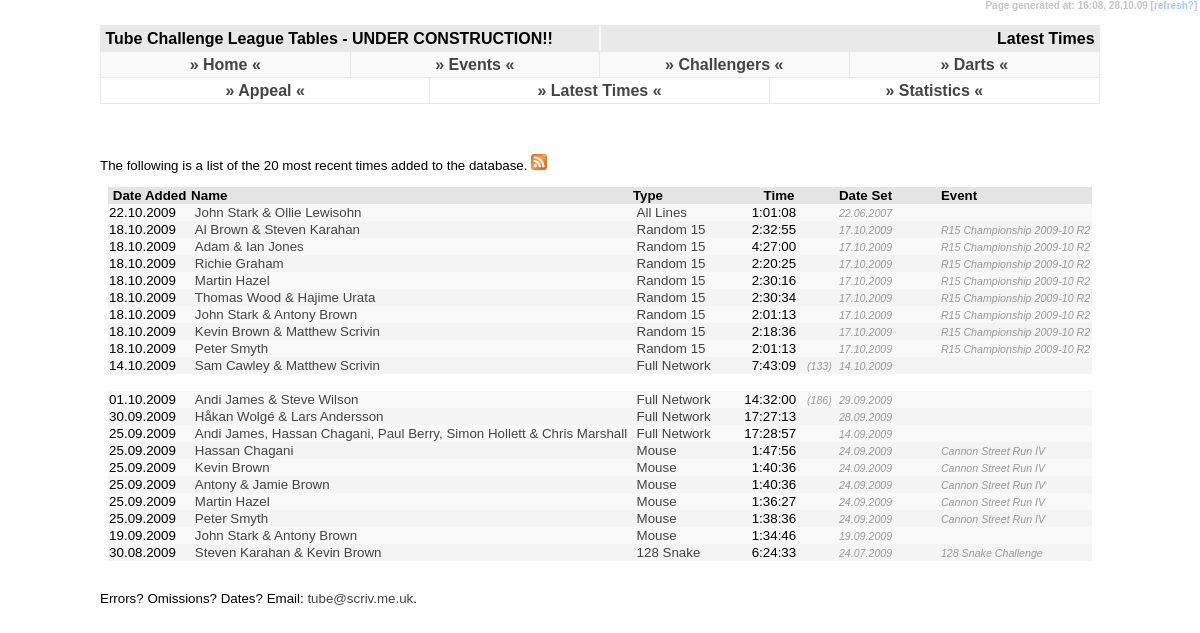
/latest/index.php, run on the app's committed database.
### tables this page shows
CREATE TABLE `tc_data` (
  `tc_challenge` char(3) NOT NULL,
  `tc_name` varchar(255) NOT NULL,
  `tc_hours` tinyint(2) NOT NULL default '0',
  `tc_mins` tinyint(2) NOT NULL default '0',
  `tc_sec` tinyint(2) NOT NULL default '0',
  `tc_event` varchar(255) default NULL,
  `tc_date` date default NULL,
  `tc_fn_station_count` smallint(4) default NULL,
  `tc_fn274_excluded_station` char(3) default NULL,
  `tc_fn_gwr` char(1) default NULL,
  `tc_uid` int(4) NOT NULL auto_increment,
  `tc_pending_yn` char(1) NOT NULL default 'N',
  `tc_upd_id` char(3) NOT NULL,
  `tc_upd_date` timestamp NOT NULL default CURRENT_TIMESTAMP on update CURRENT_TIMESTAMP,
  PRIMARY KEY  (`tc_uid`)
);

CREATE TABLE `tc_challenge` (
  `tc_challenge` char(3) NOT NULL,
  `tc_short_name` varchar(15) NOT NULL,
  `tc_challenge_name` varchar(255) NOT NULL,
  `tc_station_count` int(4) NOT NULL default '0',
  `tc_description` varchar(255) NOT NULL,
  `tc_dates` varchar(255) NOT NULL,
  `tc_uri` varchar(32) NOT NULL,
  PRIMARY KEY  (`tc_challenge`)
);

### latest/index.php (the view, shortened to what this page needs)
<!DOCTYPE html PUBLIC "-//W3C//DTD XHTML 1.0 Strict//EN" "http://www.w3.org/TR/xhtml1/DTD/xhtml1-strict.dtd">
<html xmlns="http://www.w3.org/1999/xhtml" xml:lang="en">
<head>
  <link rel="stylesheet" title="Default" type="text/css" href="../default.css" />
</head>
<body><div id="temps">Page generated at: <?php echo date("H:i"); ?>,&nbsp;<?php echo date("d.m.y"); ?>&nbsp;[<a class="text" href="javascript:location.reload()">refresh?</a>]&nbsp;</div>
<div id="header1">&nbsp;Tube Challenge League Tables - UNDER CONSTRUCTION!!</div>
<div id="header2">Latest Times&nbsp;</div>
<?php
	include('../menu.php');
?>
<div id="header4">
<table border="0" cellpadding="0" cellspacing="0" width="100%">
	<tr style="text-align: center">
		<td class="header3" width="33%"><a href="/missing/">&#187; Appeal &#171;</a></td>
		<td class="header3" width="34%"><a href="/latest/">&#187; Latest Times &#171;</a></td>
		<td width="33%"><a href="/statistics/">&#187; Statistics &#171;</a></td>
	</tr>
</table>
</div>
<div id="content">
	<h3>&nbsp;</h3>
<p>The following is a list of the 20 most recent times added to the database. <a href="feedme.xml"><img src="feed.png" alt="RSS feed" border="0" /></a></p>
			<table align="center" border="0" cellpadding="1" cellspacing="0">
				<tr class="newshead">
					<td width="80">&nbsp;Date Added</td>
					<td>Name</td>
					<td width="90">Type&nbsp;</td>
					<td colspan="2" align="center">Time&nbsp;</td>
					<td width="100">Date Set</td>
					<td width="150">Event</td>
				</tr>
				<?php
					$query = "SELECT * FROM tc_data INNER JOIN tc_challenge on tc_data.tc_challenge = tc_challenge.tc_challenge ORDER BY tc_upd_date DESC LIMIT 20";
					$fnc = mysql_query($query) or die("Select Failed! [999]");
					$fncpos = 0;
					while ($fncdata = mysql_fetch_array($fnc)) {
						$fncpos++;
						?>
				<tr class="row<?php if($fncpos%2 != 0){ echo "1"; } else { echo "2"; } ?>">
					<td><?php echo date("d.m.Y", strtotime($fncdata['tc_upd_date'])); ?>&nbsp;</td>
					<td>&nbsp;<a href="/<?php echo $fncdata['tc_uri']; ?>/league/"><?php echo $fncdata['tc_name']; ?></a>&nbsp;</td>
					<td>&nbsp;<a href="/<?php echo $fncdata['tc_uri']; ?>/league/"><?php echo $fncdata['tc_short_name']; ?></a></td>
					<td align="right" width="75"><?php echo $fncdata['tc_hours']; ?>:<?php if ($fncdata['tc_mins'] < 10){ ?>0<?php } echo $fncdata['tc_mins']; ?>:<?php if ($fncdata['tc_sec'] < 10){ ?>0<?php } echo $fncdata['tc_sec']; ?>&nbsp;</td>
					<td width="35" align="center"><?php if(($fncdata['tc_fn_station_count'])){ ?><i>(<?php echo $fncdata['tc_fn_station_count']; ?>)</i><?php } ?></td>
					<td><i><?php if ($fncdata['tc_date']){ echo date("d.m.Y", strtotime($fncdata['tc_date']));} ?></i></td>
					<td><i><?php echo $fncdata['tc_event']; ?></i></td>
				</tr>
				<?php
				if($fncpos%10 == 0){ ?>
				<tr height="10">
					<td colspan="5">&nbsp;</td>
				</tr><?php } }
				?>
			</table>
<p>Errors? Omissions? Dates? Email: <a href="mailto:tube@scriv.me.uk">tube&#64;scriv.me.uk</a>.</p>
</div>
</body>
</html>

### menu.php (shortened to what this page needs)
<div id="header3">
	<table border="0" cellpadding="0" cellspacing="0" width="100%">
		<tr style="text-align: center">
			<td class="header3" width="25%"><a href="../../">&#187; Home &#171;</a></td>
			<td class="header3" width="25%"><a href="../../events/">&#187; Events &#171;</a></td>
			<td class="header3" width="25%"><a href="../../challengers/">&#187; Challengers &#171;</a></td>
			<td width="25%"><a href="http://darts.scriv.me.uk/">&#187; Darts &#171;</a></td>
		</tr>
	</table>
</div>

### default.css (style rules this page uses)
body { padding: 0; margin: 0; font-family: Trebuchet MS, Arial, Verdana, Helvetica, sans-serif; background-color: #FFF; font-weight: bold; }
#header1 { position: absolute; height: 25px; border-right: solid 1px #F9F9F9; border-left: solid 1px #E9E9E9; border-top: solid 1px #E9E9E9; border-bottom: solid 1px #E9E9E9; left: 100px; right: 50%; top: 25px; background-color: #E9E9E9; line-height: 25px; vertical-align: middle; }
#header2 { position: absolute; height: 25px; border-left: solid 1px #F9F9F9; border-right: solid 1px #E9E9E9; border-top: solid 1px #E9E9E9; border-bottom: solid 1px #E9E9E9; left: 50%; right: 100px; top: 25px; background-color: #E9E9E9; border-width: 1px; line-height: 25px; vertical-align: middle; text-align: right; }
#header3 { position: absolute; height: 25px; border: #E9E9E9; border-style: solid; left: 100px; right: 100px; top: 51px; background-color: #F9F9F9; border-width: 1px; line-height: 25px; vertical-align: middle; }
#header4 { position: absolute; height: 25px; border: #E9E9E9; border-style: solid; left: 100px; right: 100px; top: 77px; background-color: #FFFFFF; border-width: 1px; line-height: 25px; vertical-align: middle; }
#content { position: absolute; left: 100px; right: 100px; top: 108px; font-weight: normal; font-size: 10pt; text-align: justify; }
.header3 { border-right: solid 1px #E9E9E9 }
#temps { text-align: right; color: #C4C4C4; font-size: 7.5pt; position: absolute; right: 0px; height: 15px; top: 0px; margin: 0px 0px; vertical-align: middle; background-color: #FFFFFF; }
.newshead { background-color: #E4E4E4; vertical-align: middle; font-weight: bold; }
.row1 { background-color: #F9F9F9; }
.row2 { background-color: #F4F4F4; }
i { font-size: 8pt; color: #999999; }
a:link { color: #444444; text-decoration: none }
a.text:link { color: #99CCFF; text-decoration: none }
h3 { padding-top: 15px; margin: 0 }

### data on the page
tc_data: tc_upd_date "22.10.2009", tc_name "John Stark & Ollie Lewisohn", tc_challenge.tc_short_name "All Lines", tc_hours "1", tc_mins "1", tc_sec "8", tc_date "22.06.2007"
tc_data: tc_upd_date "18.10.2009", tc_name "Al Brown & Steven Karahan", tc_challenge.tc_short_name "Random 15", tc_hours "2", tc_mins "32", tc_sec "55", tc_date "17.10.2009", tc_event "R15 Championship 2009-10 R2"
tc_data: tc_upd_date "18.10.2009", tc_name "Adam & Ian Jones", tc_challenge.tc_short_name "Random 15", tc_hours "4", tc_mins "27", tc_sec "0", tc_date "17.10.2009", tc_event "R15 Championship 2009-10 R2"
tc_data: tc_upd_date "18.10.2009", tc_name "Richie Graham", tc_challenge.tc_short_name "Random 15", tc_hours "2", tc_mins "20", tc_sec "25", tc_date "17.10.2009", tc_event "R15 Championship 2009-10 R2"
tc_data: tc_upd_date "18.10.2009", tc_name "Martin Hazel", tc_challenge.tc_short_name "Random 15", tc_hours "2", tc_mins "30", tc_sec "16", tc_date "17.10.2009", tc_event "R15 Championship 2009-10 R2"
tc_data: tc_upd_date "18.10.2009", tc_name "Thomas Wood & Hajime Urata", tc_challenge.tc_short_name "Random 15", tc_hours "2", tc_mins "30", tc_sec "34", tc_date "17.10.2009", tc_event "R15 Championship 2009-10 R2"
tc_data: tc_upd_date "18.10.2009", tc_name "John Stark & Antony Brown", tc_challenge.tc_short_name "Random 15", tc_hours "2", tc_mins "1", tc_sec "13", tc_date "17.10.2009", tc_event "R15 Championship 2009-10 R2"
tc_data: tc_upd_date "18.10.2009", tc_name "Kevin Brown & Matthew Scrivin", tc_challenge.tc_short_name "Random 15", tc_hours "2", tc_mins "18", tc_sec "36", tc_date "17.10.2009", tc_event "R15 Championship 2009-10 R2"
tc_data: tc_upd_date "18.10.2009", tc_name "Peter Smyth", tc_challenge.tc_short_name "Random 15", tc_hours "2", tc_mins "1", tc_sec "13", tc_date "17.10.2009", tc_event "R15 Championship 2009-10 R2"
tc_data: tc_upd_date "14.10.2009", tc_name "Sam Cawley & Matthew Scrivin", tc_challenge.tc_short_name "Full Network", tc_hours "7", tc_mins "43", tc_sec "9", tc_fn_station_count "133", tc_date "14.10.2009"
tc_data: tc_upd_date "01.10.2009", tc_name "Andi James & Steve Wilson", tc_challenge.tc_short_name "Full Network", tc_hours "14", tc_mins "32", tc_sec "0", tc_fn_station_count "186", tc_date "29.09.2009"
tc_data: tc_upd_date "30.09.2009", tc_name "Håkan Wolgé & Lars Andersson", tc_challenge.tc_short_name "Full Network", tc_hours "17", tc_mins "27", tc_sec "13", tc_date "28.09.2009"
tc_data: tc_upd_date "25.09.2009", tc_name "Andi James, Hassan Chagani, Paul Berry, Simon Hollett & Chris Marshall", tc_challenge.tc_short_name "Full Network", tc_hours "17", tc_mins "28", tc_sec "57", tc_date "14.09.2009"
tc_data: tc_upd_date "25.09.2009", tc_name "Hassan Chagani", tc_challenge.tc_short_name "Mouse", tc_hours "1", tc_mins "47", tc_sec "56", tc_date "24.09.2009", tc_event "Cannon Street Run IV"
tc_data: tc_upd_date "25.09.2009", tc_name "Kevin Brown", tc_challenge.tc_short_name "Mouse", tc_hours "1", tc_mins "40", tc_sec "36", tc_date "24.09.2009", tc_event "Cannon Street Run IV"
tc_data: tc_upd_date "25.09.2009", tc_name "Antony & Jamie Brown", tc_challenge.tc_short_name "Mouse", tc_hours "1", tc_mins "40", tc_sec "36", tc_date "24.09.2009", tc_event "Cannon Street Run IV"
tc_data: tc_upd_date "25.09.2009", tc_name "Martin Hazel", tc_challenge.tc_short_name "Mouse", tc_hours "1", tc_mins "36", tc_sec "27", tc_date "24.09.2009", tc_event "Cannon Street Run IV"
tc_data: tc_upd_date "25.09.2009", tc_name "Peter Smyth", tc_challenge.tc_short_name "Mouse", tc_hours "1", tc_mins "38", tc_sec "36", tc_date "24.09.2009", tc_event "Cannon Street Run IV"
tc_data: tc_upd_date "19.09.2009", tc_name "John Stark & Antony Brown", tc_challenge.tc_short_name "Mouse", tc_hours "1", tc_mins "34", tc_sec "46", tc_date "19.09.2009"
tc_data: tc_upd_date "30.08.2009", tc_name "Steven Karahan & Kevin Brown", tc_challenge.tc_short_name "128 Snake", tc_hours "6", tc_mins "24", tc_sec "33", tc_date "24.07.2009", tc_event "128 Snake Challenge"
